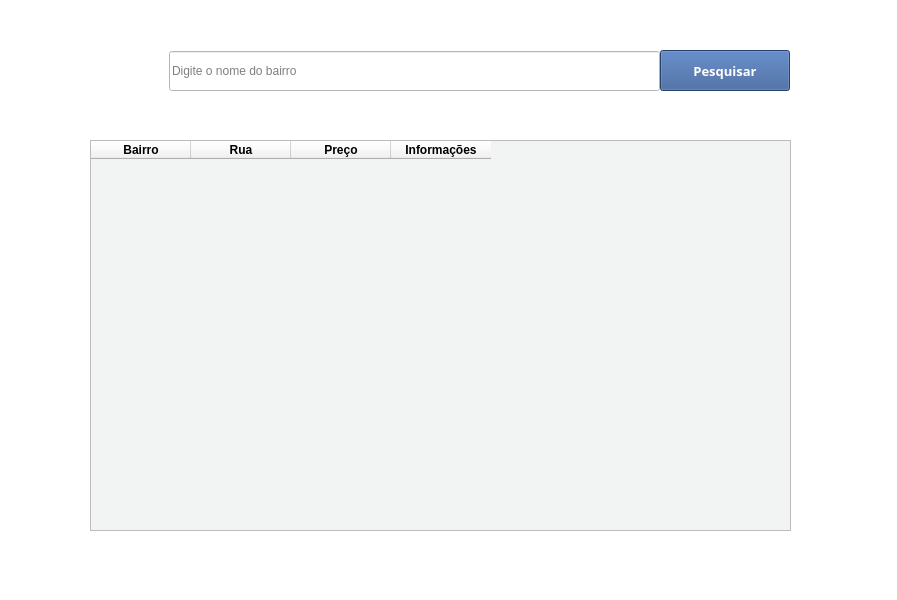
<?xml version="1.0" encoding="UTF-8"?>
<ui version="4.0">
 <class>MainWindow</class>
 <widget class="QMainWindow" name="MainWindow">
  <property name="geometry">
   <rect>
    <x>0</x>
    <y>0</y>
    <width>897</width>
    <height>600</height>
   </rect>
  </property>
  <property name="windowTitle">
   <string>MainWindow</string>
  </property>
  <property name="styleSheet">
   <string notr="true">background-color: rgb(255, 255, 255);</string>
  </property>
  <property name="toolButtonStyle">
   <enum>Qt::ToolButtonFollowStyle</enum>
  </property>
  <widget class="QWidget" name="centralwidget">
   <widget class="QToolButton" name="toolButton">
    <property name="geometry">
     <rect>
      <x>90</x>
      <y>50</y>
      <width>50</width>
      <height>41</height>
     </rect>
    </property>
    <property name="styleSheet">
     <string notr="true">border: none;
</string>
    </property>
    <property name="text">
     <string/>
    </property>
    <property name="icon">
     <iconset>
      <normaloff>../../exemplo/telas/images/back_12955.png</normaloff>../../exemplo/telas/images/back_12955.png</iconset>
    </property>
    <property name="iconSize">
     <size>
      <width>28</width>
      <height>28</height>
     </size>
    </property>
   </widget>
   <widget class="QLineEdit" name="lineEdit">
    <property name="geometry">
     <rect>
      <x>169</x>
      <y>51</y>
      <width>491</width>
      <height>40</height>
     </rect>
    </property>
    <property name="contextMenuPolicy">
     <enum>Qt::PreventContextMenu</enum>
    </property>
    <property name="placeholderText">
     <string>Digite o nome do bairro</string>
    </property>
   </widget>
   <widget class="QPushButton" name="pushButton">
    <property name="geometry">
     <rect>
      <x>660</x>
      <y>50</y>
      <width>130</width>
      <height>41</height>
     </rect>
    </property>
    <property name="font">
     <font>
      <family>Gadugi</family>
      <pointsize>10</pointsize>
      <weight>75</weight>
      <bold>true</bold>
     </font>
    </property>
    <property name="cursor">
     <cursorShape>PointingHandCursor</cursorShape>
    </property>
    <property name="styleSheet">
     <string notr="true">background-color: #345995;
color: #FFFFFF;</string>
    </property>
    <property name="text">
     <string>Pesquisar</string>
    </property>
   </widget>
   <widget class="QTableWidget" name="tableWidget_2">
    <property name="geometry">
     <rect>
      <x>90</x>
      <y>140</y>
      <width>701</width>
      <height>391</height>
     </rect>
    </property>
    <property name="styleSheet">
     <string notr="true">background-color: #F2F4F3;
font: 75 10pt &quot;Arial&quot;;
font-weight:bold;</string>
    </property>
    <property name="gridStyle">
     <enum>Qt::DashDotDotLine</enum>
    </property>
    <column>
     <property name="text">
      <string>Bairro</string>
     </property>
    </column>
    <column>
     <property name="text">
      <string>Rua</string>
     </property>
    </column>
    <column>
     <property name="text">
      <string>Preço</string>
     </property>
    </column>
    <column>
     <property name="text">
      <string>Informações</string>
     </property>
    </column>
   </widget>
  </widget>
  <widget class="QStatusBar" name="statusbar"/>
 </widget>
 <resources/>
 <connections/>
</ui>
